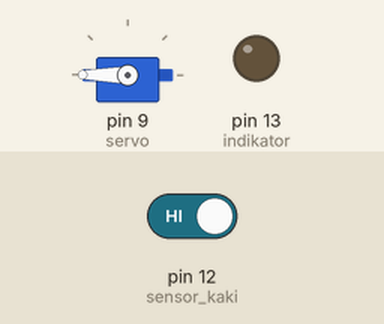
Simulated run of this sketch. Board: Arduino Uno, built with avr-gcc and run on an emulated ATmega328P. Shown: servo, output pins drawn as LEDs (lit = HIGH). The inputs (shaded band) are chosen by the test bench; at power-on: pin 12 (sensor_kaki) HIGH. The local clock reads 2024-03-15 10:24:30 at power-on unless the sketch sets it.

Above: at 2.2 s.
2.3 s: pin 12 (sensor_kaki) driven LOW
At 3.4 s:
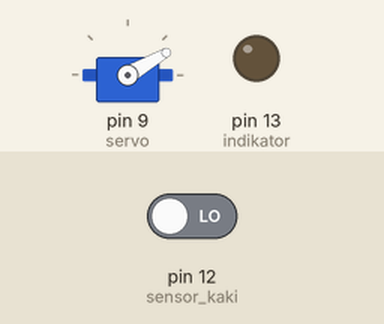
Timing chart, 0 to 5.3 s (numbered marks = the images above; inputs shaded):
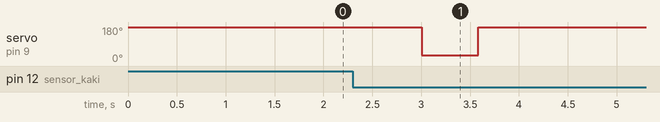

Measured:
- after the input at 2.3 s, servo on pin 9 (servo): 180° → 30° after 0.71 s, → 180° 0.58 s later

The sketch:

feeding_cat_arduino_uno_rtc.ino
```cpp
#include <Servo.h>
Servo servo_katub;
const int servo = 9;
const int sensor_kaki = 12;
const int indikator = 13;

#include <DS3231.h>

DS3231  rtc(SDA, SCL);
Time t;
void setup() {
  servo_katub.attach(servo);
  pinMode(sensor_kaki, INPUT);
  digitalWrite(sensor_kaki, HIGH);
  pinMode(indikator, OUTPUT);
  digitalWrite(indikator, LOW);
  servo_katub.write(180);
  delay(1000);
  servo_katub.detach();
}

void loop() {
  int buttonVal = digitalRead(sensor_kaki);
  if(buttonVal == LOW) {
    servo_katub.attach(servo);
    servo_katub.write(30);
    delay(575);
    servo_katub.write(180);
    delay(1500);
    servo_katub.detach();
    delay(5000);
  }
  t = rtc.getTime();
  Serial.print(t.hour);
  Serial.print(" hour(s), ");
  Serial.print(t.min);
  Serial.print(" minute(s)");
  Serial.println(" ");
  Serial.print(t.sec);
  Serial.print(" second(s)");
  Serial.println(" ");
  delay (1000);
  // jadwal pakan
  jam_makan_pagi();
  jam_makan_sore();
  //delay(13);
}
void jam_makan_pagi(){
  if ((t.hour == 8) && (t.min == 0) && (t.sec == 0)) {
    for(int i =90; i>=0; i--){
    servo_katub.write(i);
    delay(575);
    servo_katub.detach();
    delay(5000);
  }
 }
  if ((t.hour == 8) && (t.min == 0) && (t.sec == 2)) {
   for(int i =90; i>=0; i--){
    servo_katub.write(i);
    delay(575);
    servo_katub.detach();
    delay(5000);
  }
 }
}
void jam_makan_sore(){
   if ((t.hour == 16) && (t.min == 0) && (t.sec == 0)) {
    for(int i =90; i>=0; i--){
    servo_katub.write(i);
    delay(575);
    servo_katub.detach();
    delay(5000);
  }
 }
  if ((t.hour == 16) && (t.min == 0) && (t.sec == 2)) {
   for(int i =90; i>=0; i--){
    servo_katub.write(i);
    delay(575);
    servo_katub.detach();
    delay(5000);
  }
 }
}
```
